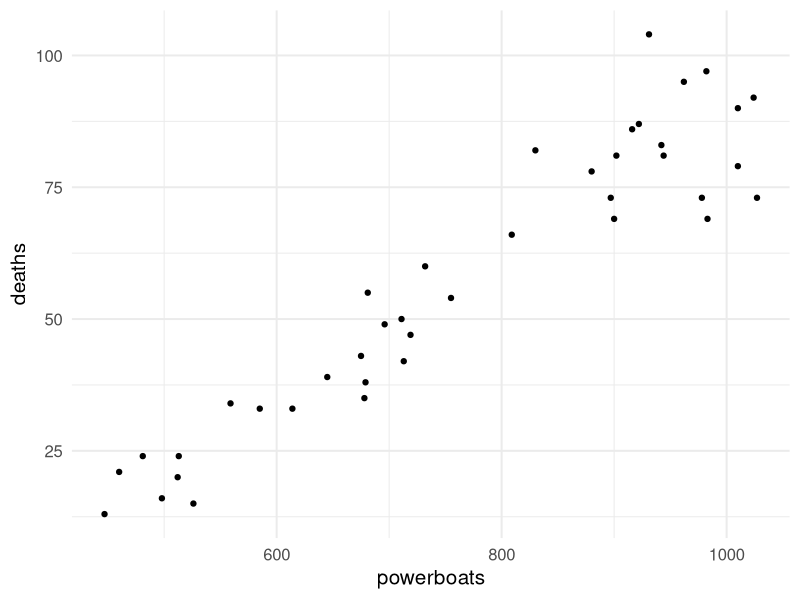
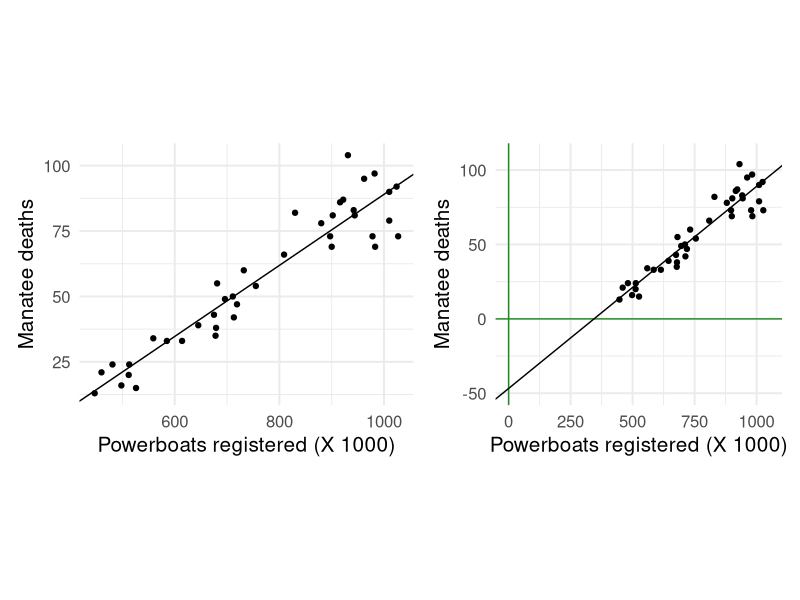
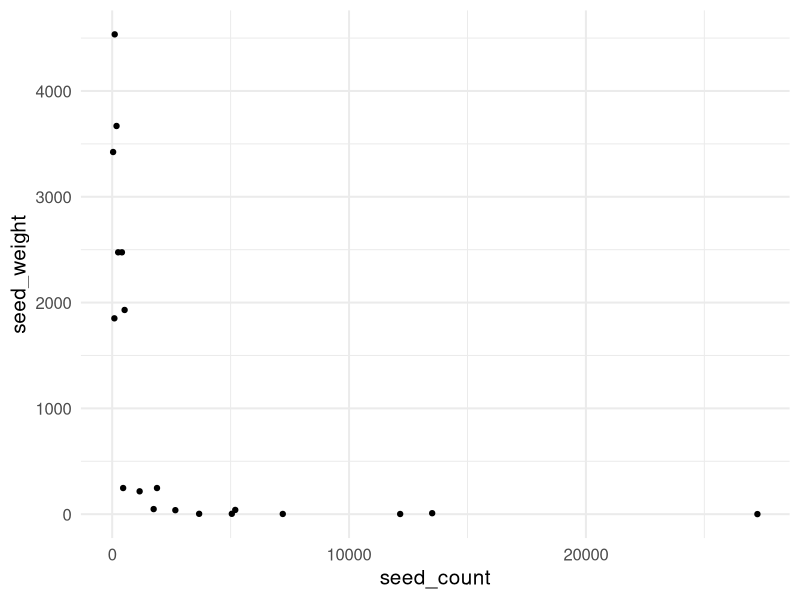
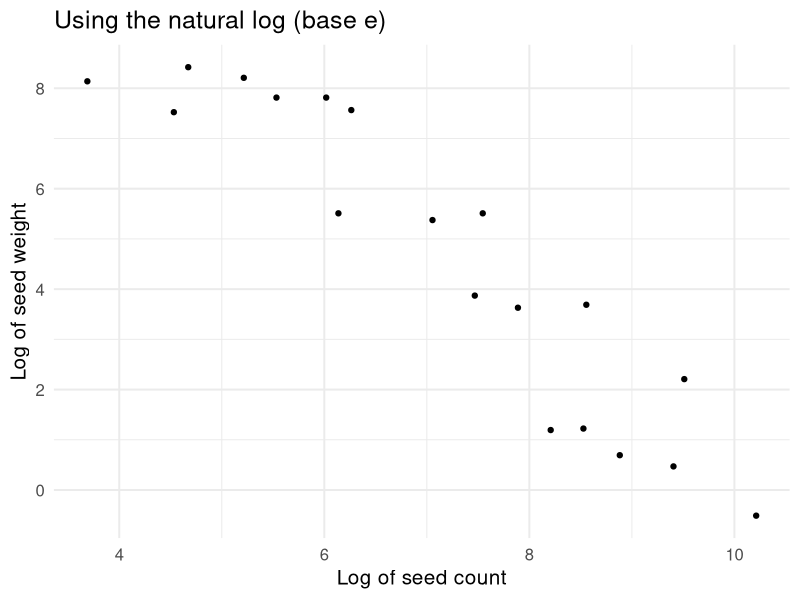
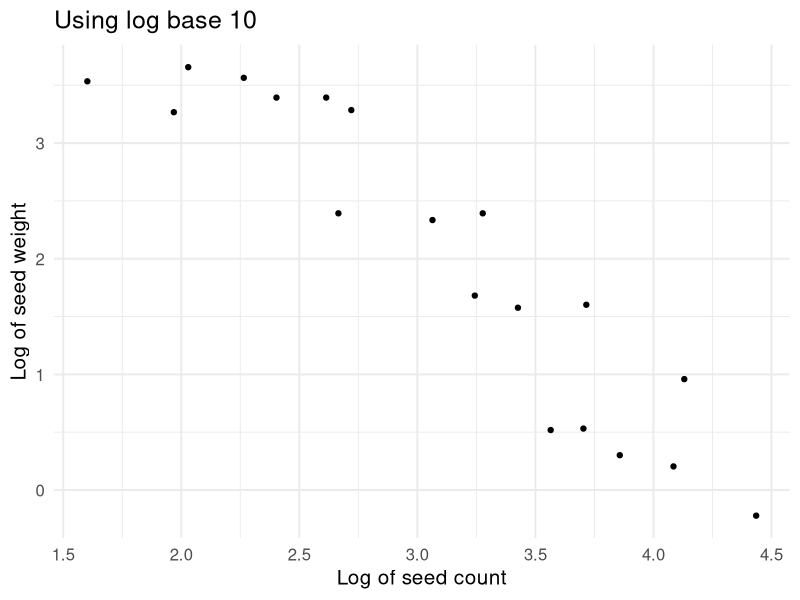
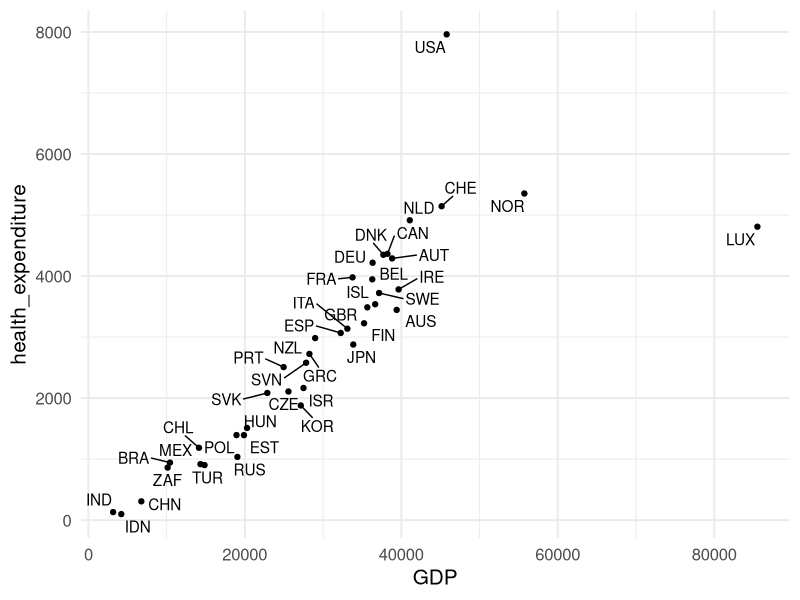
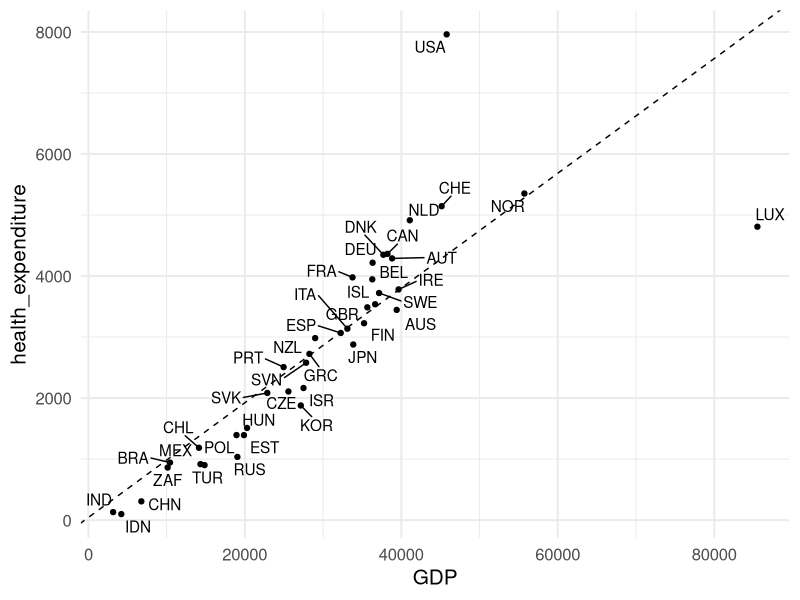
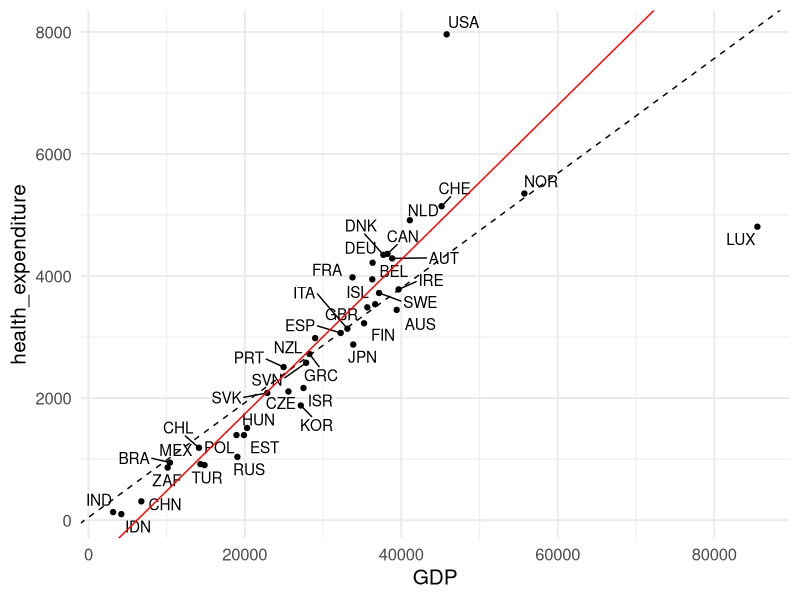

Recreate these plots in R, in order.
## ---- chunk 1
library(knitr) # for include_graphics() 
library(dplyr)
## ---- chunk 2
library(readr)
mana_data <- read_csv("Ch03_Manatee-deaths.csv")
## ---- chunk 3
library(ggplot2)
mana_death1<-ggplot(mana_data, aes(x = powerboats, y = deaths)) +
  geom_point() +
  theme_minimal(base_size = 15)
## ---- chunk 4
mana_death1
## ---- chunk 5
mana_lm <- lm(deaths ~ powerboats, mana_data)
library(broom) 
tidy(mana_lm) 
## ---- chunk 6
tidy(mana_lm)
## ---- chunk 7
tidy(mana_lm)
## ---- chunk 8
mana_data_units<-mana_data%>%mutate(actual_powerboats = powerboats * 1000)
mana_lm_units <- lm(deaths ~ actual_powerboats, mana_data_units)
tidy(mana_lm_units)
## ---- chunk 9
library(broom)
glance(mana_lm)
## ---- chunk 10
library(dplyr)
mana_cor <- mana_data %>% 
  summarize(corr_mana = cor(powerboats, deaths))
mana_cor
## ---- chunk 11
glance(mana_lm)%>% pull(r.squared)
#square the correlation coefficient
.9448054^2
## ---- chunk 12
  #students, know how to use geom_abline() to add a line to scatterplot
  #students do not need to know the coord_fixed command.
default_zoom_plot <- ggplot(mana_data, aes(x = powerboats, y = deaths)) +
  geom_point() + 
  labs(x = "Powerboats registered (X 1000)",
       y = "Manatee deaths") +
  geom_abline(intercept = -46.7520, slope = 0.1358) + 
  coord_fixed(ratio = 5) +
  theme_minimal(base_size = 15)
## ---- chunk 13
zoom_out_plot <- ggplot(mana_data, aes(x = powerboats, y = deaths)) +
  geom_hline(yintercept = 0, col = "forest green") + 
  geom_vline(xintercept = 0, col = "forest green") +
  geom_point() + 
  labs(x = "Powerboats registered (X 1000)",
       y = "Manatee deaths") +
  geom_abline(intercept = -46.7520, slope = 0.1358) + 
  scale_x_continuous(limits = c(0, 1050)) + 
  scale_y_continuous(limits = c(-50, 110)) + 
  coord_fixed(ratio = 6) +
  theme_minimal(base_size = 15)
  #students, know how to use geom_abline() to add a line to scatterplot
  #students do not need to know the coord_fixed command.

library(patchwork) #don't need to know this package
both_plots <- default_zoom_plot + zoom_out_plot + plot_layout() #don't need to know this code
both_plots
## ---- chunk 14
library(tibble)
seed_data <- tribble(~ species, ~ seed_count, ~ seed_weight,
                       "Paper birch", 27239, 0.6,
                       "Yellow birch", 12158, 1.6,
                       "White spruce", 7202, 2.0,
                       "Engelman spruce", 3671, 3.3, 
                       "Red spruce", 5051, 3.4, 
                       "Tulip tree", 13509, 9.1, 
                       "Ponderosa pine", 2667, 37.7, 
                       "White fir", 5196, 40.0, 
                       "Sugar maple", 1751, 48.0, 
                       "Sugar pine", 1159, 216.0, 
                       "American beech", 463, 247, 
                       "American beech", 1892, 247,
                       "Black oak", 93, 1851, 
                       "Scarlet oak", 525, 1930, 
                       "Red oak", 411, 2475, 
                       "Red oak", 253, 2475,
                       "Pignut hickory", 40, 3423, 
                       "White oak", 184, 3669, 
                       "Chestnut oak", 107, 4535)

## ---- chunk 15
ggplot(seed_data, aes(seed_count, seed_weight)) + 
  geom_point() +
  theme_minimal(base_size = 15)
## ---- chunk 16
library(dplyr)
seed_data <- seed_data %>% mutate(log_seed_count = log(seed_count), 
                                  log_seed_weight = log(seed_weight),
                                  log_b10_count = log(seed_count, 10),
                                  log_b10_weight = log(seed_weight, 10)) 
## ---- chunk 17
ggplot(seed_data, aes(log_seed_count, log_seed_weight)) + 
  geom_point() +
  labs(x = "Log of seed count", y = "Log of seed weight", 
       title = "Using the natural log (base e)") +
  theme_minimal(base_size = 15)
## ---- chunk 18
ggplot(seed_data, aes(log_b10_count, log_b10_weight)) + 
  geom_point() +
  labs(x = "Log of seed count", y = "Log of seed weight", 
       title = "Using log base 10") +
  theme_minimal(base_size = 15)
## ---- chunk 19
seed_mod <- lm(log_seed_weight ~ log_seed_count, data = seed_data)
tidy(seed_mod)
glance(seed_mod) %>% pull(r.squared)
## ---- chunk 20
seed_mod_b10 <- lm(log_b10_weight ~ log_b10_count, data = seed_data)
tidy(seed_mod_b10)
glance(seed_mod_b10) %>% pull(r.squared)
## ---- chunk 21
library(readxl)

spending_dat <- read_xlsx("Ch04_Country-healthcare-spending.xlsx", 
                          sheet = 2,
                          range = "A7:D47")
## ---- chunk 22
head(spending_dat)
## ---- chunk 23
library(dplyr)
spending_dat <- spending_dat %>% 
  rename(country_code = Country.code,
         health_expenditure = `Health expenditure per capita`, # back ticks
         GDP = `GDP per capita`) # back ticks
## ---- chunk 24
library(ggrepel) 
#this library is used for adding labels to a scatter plot that don't overlap the data points
ggplot(spending_dat, aes(x = GDP, y = health_expenditure)) + 
  geom_point() +
  geom_text_repel(aes(label = country_code)) +
  theme_minimal(base_size = 15)
## ---- chunk 25
lm(health_expenditure ~ GDP, data = spending_dat)
## ---- chunk 26
GDP_withline<-ggplot(spending_dat, aes(x = GDP, y = health_expenditure)) + 
  geom_point() +
  geom_text_repel(aes(label = country_code)) + # this adds the country code as a label 
  geom_abline(intercept = 44.65623, slope = 0.09399, lty = 2) +
  theme_minimal(base_size = 15)
## ---- chunk 27
GDP_withline
## ---- chunk 28
spending_dat_no_LUX <- spending_dat %>% filter(country_code != "LUX")

lm(health_expenditure ~ GDP, data = spending_dat_no_LUX)
## ---- chunk 29
GDP_nolux<-ggplot(spending_dat, aes(x = GDP, y = health_expenditure)) + geom_point() +
  geom_text_repel(aes(label = country_code)) + 
  geom_abline(intercept = 44.65623, slope = 0.09399, lty = 2) + 
  geom_abline(intercept = -785.1044, slope = 0.1264, col = "red") +
  theme_minimal(base_size = 15)
## ---- chunk 30
GDP_nolux
## ---- chunk 31
spending_dat_no_USA <- spending_dat %>% filter(country_code != "USA")

lm(health_expenditure ~ GDP, data = spending_dat_no_USA)
## ---- chunk 32
GDP_nousa<-ggplot(spending_dat, aes(x = GDP, y = health_expenditure)) + geom_point() +
  geom_text_repel(aes(label = country_code)) + 
  geom_abline(intercept = 44.65623, slope = 0.09399, lty = 2) + 
  geom_abline(intercept = 152.26274, slope = 0.08714, col = "blue") +
  theme_minimal(base_size = 15)
## ---- chunk 33
GDP_nousa
## ---- chunk 34
spending_dat_no_USA_LUX <- spending_dat %>% filter(country_code != "USA" & country_code != "LUX")

#alternatively, you could have written:
spending_dat_no_USA_LUX <- spending_dat %>% filter(! country_code %in% c("USA", "LUX"))

#pick the filter command that makes the most sense to you.
## ---- chunk 35
lm(health_expenditure ~ GDP, data = spending_dat_no_USA_LUX)
GDP_noluxnousa<-ggplot(spending_dat_no_USA_LUX, aes(x = GDP, y = health_expenditure)) + geom_point() +
  geom_text_repel(aes(label = country_code)) + 
  geom_abline(intercept = 44.65623, slope = 0.09399, lty = 2) + 
  geom_abline(intercept = -592.6973, slope = 0.1166 , col = "green") +
  theme_minimal(base_size = 15)
## ---- chunk 36
GDP_noluxnousa
